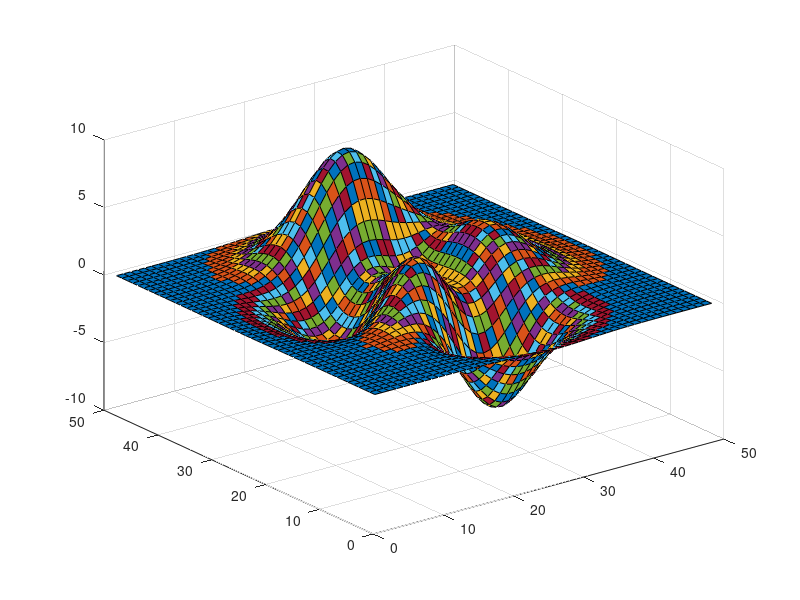

Here is the MATLAB script that generated this plot: (Note: this script raises an error after producing the figure.)
%=============================================================================
% Copyright (c) 2016-present Allan CORNET (Nelson)
%=============================================================================
% This file is part of Nelson.
%=============================================================================
% LICENCE_BLOCK_BEGIN
% SPDX-License-Identifier: LGPL-3.0-or-later
% LICENCE_BLOCK_END
%=============================================================================
% <--WEIGHT 2-->
% <--ADV-CLI MODE-->
%=============================================================================
f = figure();
surf(peaks);
colormap('lines');
r = f.Colormap;
asserts.isequal(size(r, 2), 3);
r = lines(64);
ref = [
  0.0660, 0.4430, 0.7450;
  0.8660, 0.3290, 0;
  0.9290, 0.6940, 0.1250;
  0.5210, 0.0860, 0.8190;
  0.2310, 0.6660, 0.1960;
  0.1840, 0.7450, 0.9370;
  0.8190, 0.0150, 0.5450;
  0.0660, 0.4430, 0.7450];
asserts.isapprox(r(1:8, :), ref, 1e-4);
%=============================================================================
